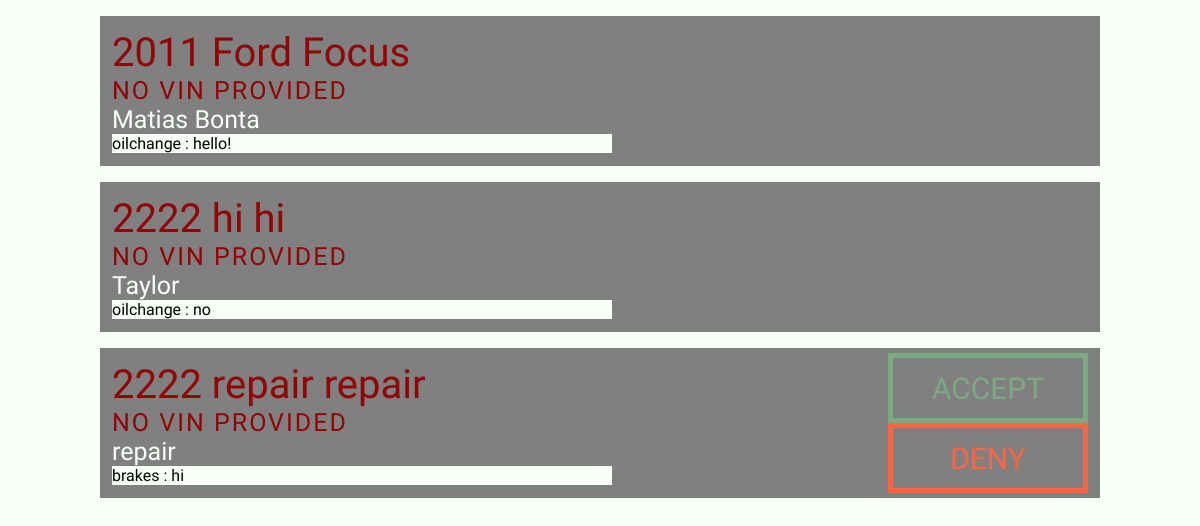
The page /admin on the database its author committed.
### tables this page shows
CREATE TABLE vehicles(
    vehicleId INTEGER NOT NULL PRIMARY KEY AUTOINCREMENT,
    make TEXT,
    model TEXT,
    year TEXT,
    vin TEXT CHECK(vin is null or length(vin) == 14),
    customerId INT NOT NULL, vin2 TEXT,
    FOREIGN KEY(customerId) REFERENCES customers(customerId)
    );

CREATE TABLE customers(
    customerId INTEGER NOT NULL PRIMARY KEY AUTOINCREMENT,
    customerName TEXT NOT NULL,
    customerEmail TEXT NOT NULL,
    customerPhoneNum TEXT 
    );

CREATE TABLE repairs(
    repairId INTEGER NOT NULL PRIMARY KEY AUTOINCREMENT,
    repairType TEXT NOT NULL,
    repairDescription TEXT,
    accepted BOOLEAN,
    vehicleId INT NOT NULL, completed BOOLEAN,
    FOREIGN KEY(vehicleId) REFERENCES vehicles(vehicleId)
    );

### app/index.py (the view)
@bp.route("/admin")
def adminConsole():
    return(render_template("console.html", compliedData=toolkit.compileRequestData()))

### app/database.py (called while the page is built)
def make_dicts(cursor, row):
     return dict((cursor.description[idx][0], value,)
                 for idx, value in enumerate(row))

def get_db():
    if "db" not in g:
         g.db = sqlite3.connect(
             current_app.config["DATABASE"],
             detect_types = sqlite3.PARSE_DECLTYPES
        )
    g.db.row_factory = make_dicts
    return g.db

def query_db(query, args=(), one=False):
    db = get_db()
    cursor = db.execute(query, args)
    queryList = cursor.fetchall()
    cursor.close()
    db.commit()
    return (queryList[0] if queryList else()) if one else queryList

### app/toolkit.py (called while the page is built)
def getRepairIds():
    myIds = []
    repairIds = query_db("""SELECT repairId FROM repairs""")
    for myId in repairIds:
        myIds.append(myId["repairId"])
    return myIds

def getAssociatedVehicle(repID):
    vehicleId =  query_db("SELECT vehicleId  FROM repairs WHERE repairId = ?", (int(repID),), True)
    return vehicleId["vehicleId"]

def getAssociatedCustomer(vehID):
    customerId =  query_db("SELECT customerId  FROM vehicles WHERE vehicleId = ?", (int(vehID),), True)
    return customerId["customerId"]

def getCustomerName(custID):
    customerName =  query_db("SELECT customerName FROM customers WHERE customerId = ?", (int(custID),), True)
    return customerName["customerName"]

def getVehicleMake(vehID):
    v =  query_db("SELECT make FROM vehicles WHERE vehicleId = ?", (int(vehID),), True)
    return v["make"]

def getVehicleModel(vehID):
    v =  query_db("SELECT model FROM vehicles WHERE vehicleId = ?", (int(vehID),), True)
    return v["model"]

def getVehicleYear(vehID):
    v =  query_db("SELECT year FROM vehicles WHERE vehicleId = ?", (int(vehID),), True)
    return v["year"]

def getVehicleVin(vehID):
    v =  query_db("SELECT vin2 FROM vehicles WHERE vehicleId = ?", (int(vehID),), True)
    return v["vin2"]

def getRepairType(repID):
    r =  query_db("SELECT repairType FROM repairs WHERE repairId = ?", (int(repID),), True)
    return r["repairType"]

def getRepairDescription(repID):
    r =  query_db("SELECT repairDescription FROM repairs WHERE repairId = ?", (int(repID),), True)
    return r["repairDescription"]

def getRepairAccepted(repID):
    r =  query_db("SELECT accepted FROM repairs WHERE repairId = ?", (int(repID),), True)
    return r["accepted"]

def getRepairCompleted(repID):
    r =  query_db("SELECT completed FROM repairs WHERE repairId = ?", (int(repID),), True)
    return r["completed"]

### app/templates/console.html (shortened to what this page needs)
<!DOCTYPE html>
<html>
	<head>
		<link rel="stylesheet" href="static/stylesheet.css">
	</head>
	<body>
		<section>
			{% for requestData in compliedData %}
			{% if requestData['utilityDerivedDisplayState'] == True %}
			<div class="request">
				<div class="generics-wrapper">
					<div class="vehicle">{{requestData['year']}} {{requestData['make']}} {{requestData['model']}} </div>
					<div class="vin">{{requestData['VIN']}} {{'No VIN Provided' if requestData['VIN'] == ''}}</div>
					<div class="customer">{{requestData['name']}}</div>
					<div class="information">{{requestData['type']}} : {{requestData['description']}}</div>
				</div>
				<div class="button-wrapper">
					<form action="/admin/L/{{requestData['utilityIdentifier']}}" method="POST">
						<button class="multi-button {{requestData['utilityDerivedLeftState']}}" type="submit"></button>
					</form>
					<form action="/admin/R/{{requestData['utilityIdentifier']}}" method="POST">
						<button class="multi-button {{requestData['utilityDerivedRightState']}}" type="submit"></button>
					</form>
				</div>
			</div>
			{% endif %}
			{% endfor %}
		</section>
	</body>
</html>

### app/static/stylesheet.css (style rules this page uses)
body { font-family: 'Nunito Sans', sans-serif; margin: 0px; }
* { margin: 0; padding: 0; background-color: #F7FFF7; }
html { -ms-touch-action: none; }
form { background: none; }
.request { position: relative; height: 150px; width: 1000px; margin-left: auto; margin-right: auto; margin-top: 1em; margin-bottom: 1em; background-color: grey; }
.vehicle { position: relative; width: 500px; font-size: 40px; color: #920404; background: transparent; font-family: 'Nunito Sans', sans-serif; }
.vin { position: relative; width: 500px; font-size: 25px; color: #920404; background: transparent; font-family: 'Nunito Sans', sans-serif; text-transform: uppercase; letter-spacing: 2px; }
.customer { position: relative; width: 500px; font-size: 25px; color: #F7FFF7; background: transparent; font-family: 'Nunito Sans', sans-serif; }
.button-wrapper { top: 50%; transform: translateY(-50%); position: absolute; right: 0; margin-right: 12px; background: transparent; }
.generics-wrapper { top: 50%; transform: translateY(-50%); position: absolute; left: 0; margin-left: 12px; background: transparent; }
.multi-button { position: relative; height: 70px; width: 200px; font-size: 30px; color: grey; margin: 0; border-color: grey; border-width: 5px; border-style: solid; background: transparent; cursor: pointer; font-family: 'Nunito Sans', sans-serif; transition: 0.2s; }
.accept, .accept:after { content: "ACCEPT"; color: #7CA982; border-color: #7CA982; }
.deny, .deny:after { content: "DENY"; color: #FF6542; border-color: #FF6542; }

### rows shown on the page
vehicles: year "2011", make "Ford", model "Focus"
customers: name "Matias Bonta"
repairs: type "oilchange", description "hello!"
vehicles: year "2222", make "hi", model "hi"
customers: name "Taylor"
repairs: type "oilchange", description "no"
vehicles: year "2222", make "repair", model "repair"
customers: name "repair"
repairs: type "brakes", description "hi"

### other values the page prints
{{ 'No VIN Provided' if requestData['VIN'] == '' }} "NO VIN PROVIDED" "NO VIN PROVIDED" "NO VIN PROVIDED"
